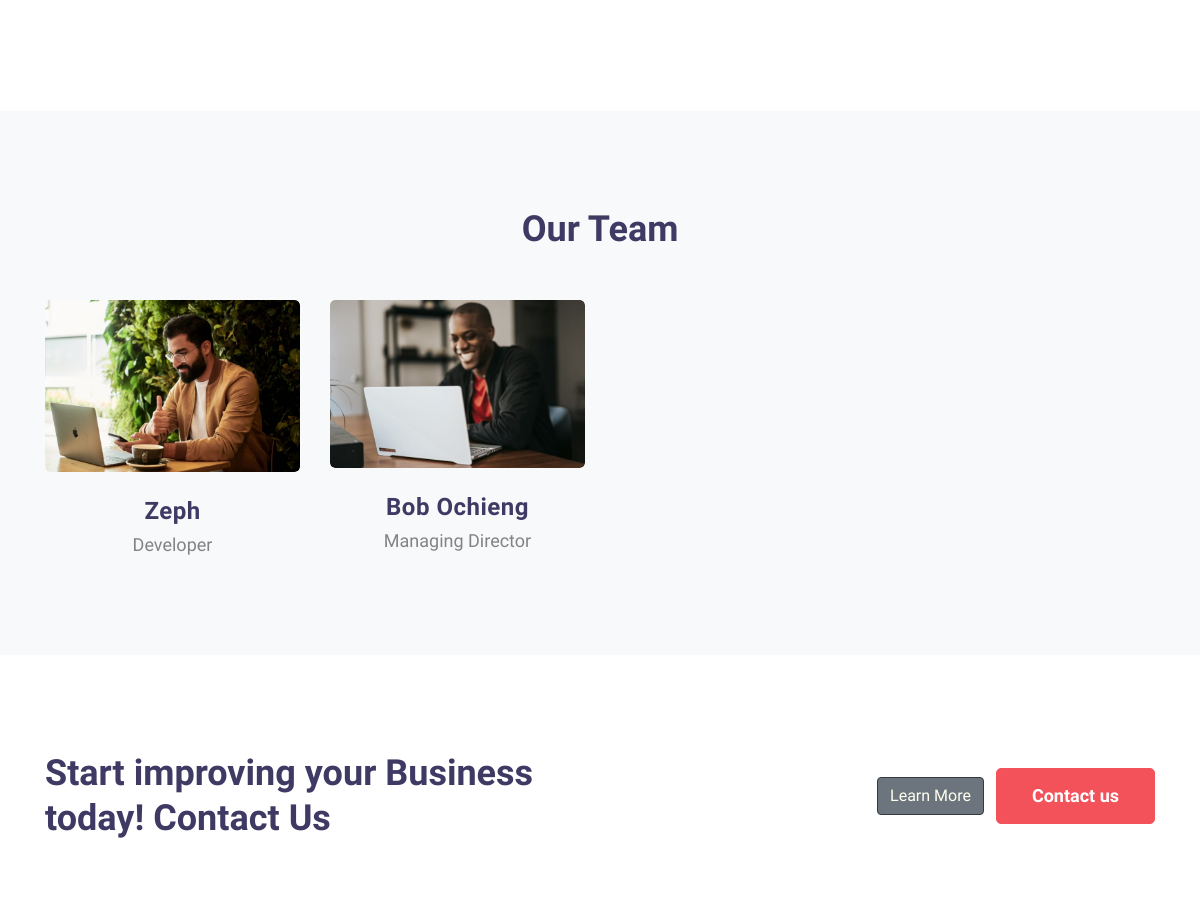
The app's page / (middle part), older data.
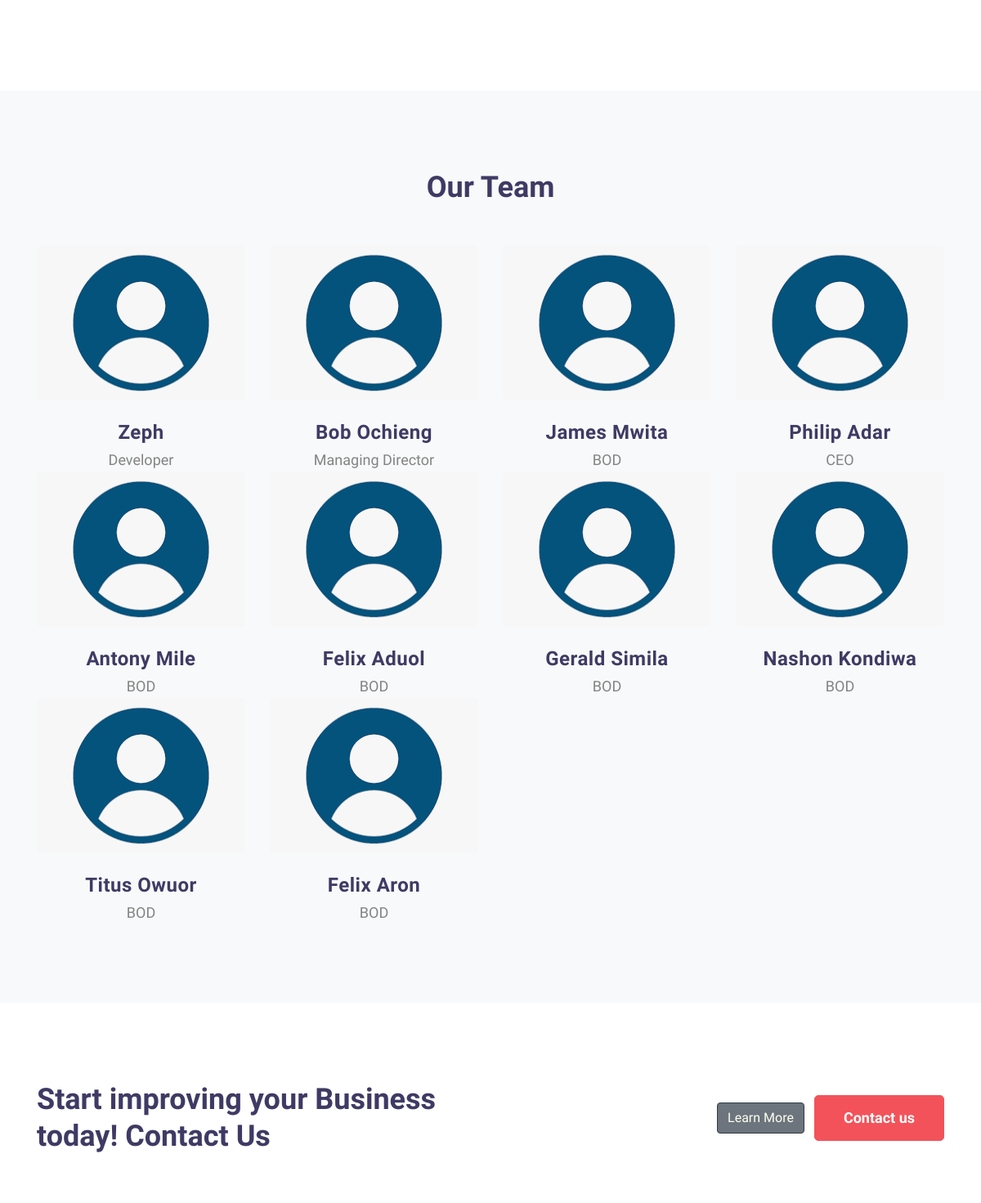
The same page, newer data.
### masterspace/models.py (models this page shows, shortened)
class Team(models.Model):
    name=models.CharField(max_length=100)
    rank=models.CharField(max_length=100,help_text='Job title e.g CEO,COO,CTO,Director,HR Director')
    bod_status=models.BooleanField(default=False,help_text='Board member or management team official?')
    contact=models.CharField(max_length=100)
    image=models.ImageField(upload_to='uploads/teams/',blank=True,null=True)
    facebook=models.URLField(max_length=255)
    tweeter=models.URLField(max_length=255)
    linkedin=models.URLField(max_length=255)
    def getImg(self):
        if self.image:
            return self.image.url
        else:
            return 'media/default.jpg'
    class Meta:
        verbose_name_plural='Teams & People'

### masterspace/views.py (the view)
# urls.py: 2. Add a URL to urlpatterns:  path('', views.home, name='home')
def home(request):
    qas=FAQs.objects.all()
    cms_first=Services.objects.all().first()
    front_office=Services.objects.all()[1:]
    cm_image=cms_first.image.url
    return render(request,'index.html',
    {'cms':front_office,'cms_first':cms_first,
    'cm_image':cm_image,'qas':qas,
    })

### masterspace/context_processors.py (called while the page is built)
def contact(request):
    about=About.objects.all().first()
    about_fb=Social_links.objects.get(Q(link_url__icontains='facebook'))
    about_tweeter=Social_links.objects.get(Q(link_url__icontains='tweeter'))
    about_in=Social_links.objects.get(Q(link_url__icontains='linkedin'))
    about_insta=Social_links.objects.get(Q(link_url__icontains='instagram') | Q(link_url__icontains='insta'))
    context={
        'fb':about_fb,
        'twit':about_tweeter,
        'linkedin':about_in,
        'insta':about_insta,
        'abt':about
    }
    print(about_fb)
    return context

def team(request):
    management=Team.objects.all().filter(bod_status=True)
    teams=Team.objects.all()
    return {'tm':management,'teams':teams}

def clients(request):
    cls=Clients.objects.all()
    return {'cls':cls}

def services(request):
    allservices=Services.objects.all()
    f_services=Services.objects.all().filter(classification='Featured')[:3]
    c_services=Services.objects.all().filter(classification='Core')[:3]
    n_services=Services.objects.all().filter(classification='New')[:3]
    context={
        'allservices':allservices,
        'f_services':f_services,
        'c_services':c_services,
        'n_services':n_services
    }
    return context

### masterspace/models.py (called while the page is built)
    def __str__(self):
        return self.link_url

### templates/index.html (shortened to what this page needs)
{% extends 'base.html' %} {% load static %} {% block content %}
<section class="w3l-products w3l-faq-block py-5" id="projects">
    <div class="container py-lg-5 py-md-4 py-2">
        <div class="row ">
            <div class="col-lg-6 mx-auto">
                <div id="parentHorizontalTab">
                    <div class="resp-tabs-container hor_1" style="overflow: auto;">
                        <div class="products-content">
                        </div>
                    </div>
                </div>
            </div>
            <div class="col-lg-6 pr-lg-5 mt-lg-0 mt-sm-5 mt-4" id="help">
            </div>
        </div>
    </div>
</section>
<div class="w3l-servicesblock2" id="process">
    <section id="grids5-block" class="py-5">
        {% if teams %}
        <div class="container py-lg-5 py-md-4 py-2">
            <h3 class="title-big text-center">Our Team</h3>
            <div class="row mt-lg-5 mt-4">
                {% for t in teams %}
                <div class="col-lg-3 col-sm-6 col-xs-12">
                    <div class="single-team">
                        <div class="img-area">
                            {% if t.image %}
                            <img src="{{t.getImg}}" class="img-fluid radius-image" alt="" style="width: 100%;">
                             {% else %}
                            <img src="{% static 'images/team1.png' %}" class="img-fluid radius-image" alt="">
                             {% endif %}
                        </div>
                        <div class="img-text">
                            <h4>{{t.name}}</h4>
                            <p>{{t.rank}}</p>
                        </div>
                    </div>
                </div>
                {% endfor %}
            </div>
        </div>
        {% endif %}
    </section>
</div>
<section class="w3l-bottom1 py-5">
    <div class="container py-md-5 py-sm-4 py-2">
        <div class="row">
            <div class="col-lg-7">
                <div class="bottom-info">
                    <div class="header-section">
                        <h3 class="title-big mx-0">Start improving your Business today! Contact Us</h3>
                    </div>
                </div>
            </div>
            <div class="col-lg-5 align-self text-lg-right">
                <a href="{% url 'about' %}" class="btn btn-secondary btn-outline-dark mt-lg-0 mt-md-5 mt-4 mr-2" style="color: ivory;">Learn More </a>
                <a href="{% url 'contact' %}" class="btn btn-style btn-primary mt-lg-0 mt-md-5 mt-4">Contact us</a>
            </div>
        </div>
</section>
 {% endblock %}

### templates/base.html (shortened to what this page needs)
{% load static %}
<!doctype html>
<html lang="en">
<head>
<link rel="stylesheet" href="https://cdnjs.cloudflare.com/ajax/libs/font-awesome/6.0.0-beta3/css/all.min.css" />
    <link rel="stylesheet" href="{% static 'css/style-starter.css' %}">
</head>
<body>
    <main>
        {% block content %} {% endblock %}
    </main>
</body>
</html>

Row changes from the older to the newer data that the page shows:
changed Team "Zeph": getImg: picture removed
changed Team "Bob Ochieng": getImg: picture removed
added Team: name "James Mwita", rank "BOD"
added Team: name "Philip Adar", rank "CEO"
added Team: name "Antony Mile", rank "BOD"
added Team: name "Felix Aduol", rank "BOD"
added Team: name "Gerald Simila", rank "BOD"
added Team: name "Nashon Kondiwa", rank "BOD"
added Team: name "Titus Owuor", rank "BOD"
added Team: name "Felix Aron", rank "BOD"
